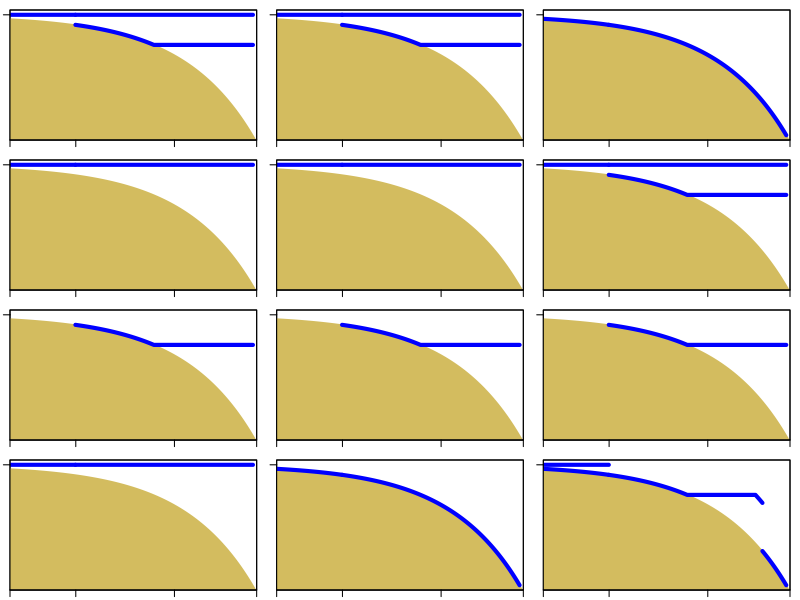
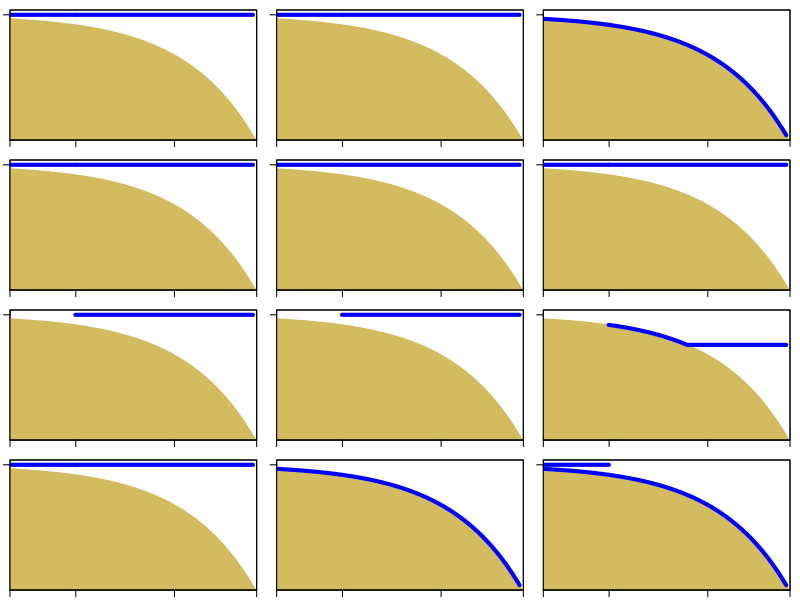

The R source for these figures, in order:
   # plot describing fish position in water column
    
    ## regions shallower than euphotic zone
      bottom_sh <- c(100:250)
      surf_sh <- rep(0,length(bottom_sh))
      bot_sh  <- bottom_sh
    
      # get negative
      surf_sh <- -(surf_sh)
      bot_sh <- -(bot_sh)
    
    ## regions deeper than 250 with mesopelagic / mid-water predators
      bottom_dp <- c(250:3000)
      surf_dp <- rep(0,length(bottom_dp))
      bot_dp  <- bottom_dp
      meso_dp <- rep(750,length(bottom_dp))
      meso_dp <- ifelse(meso_dp > bottom_dp, bottom_dp, meso_dp)
      dem_dp1 <- ifelse(bottom_dp-meso_dp < 1200,meso_dp,NA)
      dem_dp1 <- ifelse(bottom_dp-meso_dp >= 1200 & bottom_dp-meso_dp < 1400, bottom_dp-1200, dem_dp1)
      dem_dp2 <- ifelse(is.na(dem_dp1),bottom_dp,NA) 
      
      # get negative
      surf_dp <- -(surf_dp)
      bot_dp <- -(bot_dp)
      meso_dp <- -(meso_dp)
      dem_dp1 <- -(dem_dp1)
      dem_dp2 <- -(dem_dp2)
    
    ## set common parameters
      colb <- "blue"
      size <- 4
    
      x <- c(50:3100,50)
      x <-log10(x)
      y <- c(-50:-3100,-3100)
      
      bottom_sh <- log10(bottom_sh)
      bottom_dp <- log10(bottom_dp)
      
    # save 5 x  5.5 inch
    ## plot during the day
    
  setwd("H:/Werk/BP food web model shallow-deep/Matlab Models/200402 fishflux/Fish depth distribution - plot/")
      
  # plot
  pdf("Day distribution.pdf",width=5,height=5.5)   
      
    par(mfrow=c(4,3), mai = c(0.1, 0.1, 0.1, 0.1))
    
    plot(0, col="white", ylim=c(-3000,0),xlim=c(2,3.5),xaxt="n", 
         yaxt="n",xlab = "",ylab = "",xaxs="i")
    polygon(x, y,border = "#d3bc5f",col="#d3bc5f")
    lines(surf_sh~bottom_sh,col=colb, lwd=size)
    lines(surf_dp~bottom_dp,lwd=size,col="blue")
    lines(meso_dp~bottom_dp,lwd=size,col="blue")
    box()
    axis(1,las=1, c(2,2.4,3,3.5),c("","","",""))
    axis(2,las=1, c(0),c(""))
    
    plot(0, col="white",  ylim=c(-3000,0),xlim=c(2,3.5),xaxt="n", 
         yaxt="n",xlab = "",ylab = "",xaxs="i")
    polygon(x, y,border = "#d3bc5f",col="#d3bc5f")
    lines(surf_sh~bottom_sh,col=colb, lwd=size)
    lines(surf_dp~bottom_dp,lwd=size,col="blue")
    lines(meso_dp~bottom_dp,lwd=size,col="blue")
    box()
    axis(1,las=1, c(2,2.4,3,3.5),c("","","",""))
    axis(2,las=1, c(0),c(""))
    
    plot(0, col="white",  ylim=c(-3000,0),xlim=c(2,3.5),xaxt="n", 
         yaxt="n",xlab = "",ylab = "",xaxs="i")
    polygon(x, y,border = "#d3bc5f",col="#d3bc5f")
    lines(bot_sh~bottom_sh,col=colb, lwd=size)
    lines(bot_dp~bottom_dp,lwd=size,col="blue")
    box()
    axis(1,las=1, c(2,2.4,3,3.5),c("","","",""))
    axis(2,las=1, c(0),c(""))
    
    # epipelagic /large pelagic
    plot(0, col="white",  ylim=c(-3000,0),xlim=c(2,3.5),xaxt="n", 
         yaxt="n",xlab = "",ylab = "",xaxs="i")
    polygon(x, y,border = "#d3bc5f",col="#d3bc5f")
    lines(surf_sh~bottom_sh,col=colb, lwd=size)
    lines(surf_dp~bottom_dp,lwd=size,col="blue")
    box()
    axis(1,las=1, c(2,2.4,3,3.5),c("","","",""))
    axis(2,las=1, c(0),c(""))
    
    plot(0, col="white",  ylim=c(-3000,0),xlim=c(2,3.5),xaxt="n", 
         yaxt="n",xlab = "",ylab = "",xaxs="i")
    polygon(x, y,border = "#d3bc5f",col="#d3bc5f")
    lines(surf_sh~bottom_sh,col=colb, lwd=size)
    lines(surf_dp~bottom_dp,lwd=size,col="blue")
    box()
    axis(1,las=1, c(2,2.4,3,3.5),c("","","",""))
    axis(2,las=1, c(0),c(""))
    
    plot(0, col="white",  ylim=c(-3000,0),xlim=c(2,3.5),xaxt="n", 
         yaxt="n",xlab = "",ylab = "",xaxs="i")
    polygon(x, y,border = "#d3bc5f",col="#d3bc5f")
    lines(surf_sh~bottom_sh,col=colb, lwd=size)
    lines(surf_dp~bottom_dp,lwd=size,col="blue")
    lines(meso_dp~bottom_dp,lwd=size,col="blue")
    box()
    axis(1,las=1, c(2,2.4,3,3.5),c("","","",""))
    axis(2,las=1, c(0),c(""))
    
    # mesopelagic/midwater
    plot(0, col="white",  ylim=c(-3000,0),xlim=c(2,3.5),xaxt="n", 
         yaxt="n",xlab = "",ylab = "",xaxs="i")
    polygon(x, y,border = "#d3bc5f",col="#d3bc5f")
    lines(meso_dp~bottom_dp,col=colb, lwd=size)
    box()
    axis(1,las=1, c(2,2.4,3,3.5),c("","","",""))
    axis(2,las=1, c(0),c(""))
    
    plot(0, col="white",  ylim=c(-3000,0),xlim=c(2,3.5),xaxt="n", 
         yaxt="n",xlab = "",ylab = "",xaxs="i")
    polygon(x, y,border = "#d3bc5f",col="#d3bc5f")
    lines(meso_dp~bottom_dp,col=colb, lwd=size)
    box()
    axis(1,las=1, c(2,2.4,3,3.5),c("","","",""))
    axis(2,las=1, c(0),c(""))
    
    plot(0, col="white",  ylim=c(-3000,0),xlim=c(2,3.5),xaxt="n", 
         yaxt="n",xlab = "",ylab = "",xaxs="i")
    polygon(x, y,border = "#d3bc5f",col="#d3bc5f")
    lines(meso_dp~bottom_dp,col=colb, lwd=size)
    box()
    axis(1,las=1, c(2,2.4,3,3.5),c("","","",""))
    axis(2,las=1, c(0),c(""))
    
    # demersal
    plot(0,  col="white", ylim=c(-3000,0),xlim=c(2,3.5),xaxt="n", 
         yaxt="n",xlab = "",ylab = "",xaxs="i")
    polygon(x, y,border = "#d3bc5f",col="#d3bc5f")
    lines(surf_sh~bottom_sh,col=colb, lwd=size)
    lines(surf_dp~bottom_dp,lwd=size,col="blue")
    box()
    axis(1,las=1, c(2,2.4,3,3.5),c("","","",""))
    axis(2,las=1, c(0),c(""))
    
    plot(0,  col="white", ylim=c(-3000,0),xlim=c(2,3.5),xaxt="n", 
         yaxt="n",xlab = "",ylab = "",xaxs="i")
    polygon(x, y,border = "#d3bc5f",col="#d3bc5f")
    lines(bot_sh~bottom_sh,col=colb, lwd=size)
    lines(bot_dp~bottom_dp,lwd=size,col="blue")
    box()
    axis(1,las=1, c(2,2.4,3,3.5),c("","","",""))
    axis(2,las=1, c(0),c(""))
    
    plot(0,  col="white", ylim=c(-3000,0),xlim=c(2,3.5),xaxt="n", 
         yaxt="n",xlab = "",ylab = "",xaxs="i")
    polygon(x, y,border = "#d3bc5f",col="#d3bc5f")
    lines(surf_sh~bottom_sh,lwd=size,col="blue")
    lines(bot_sh~bottom_sh,lwd=size,col="blue")
    lines(dem_dp1~bottom_dp,lwd=size,col="blue")
    lines(dem_dp2~bottom_dp,lwd=size,col="blue")
    box()
    axis(1,las=1, c(2,2.4,3,3.5),c("","","",""))
    axis(2,las=1, c(0),c(""))
    
    dev.off()
    
    
# now during the night

    pdf("Night distribution.pdf",width=5,height=5.5)   
    
    par(mfrow=c(4,3), mai = c(0.1, 0.1, 0.1, 0.1))
    
    # zoop s
    plot(0,  col="white", ylim=c(-3000,0),xlim=c(2,3.5),xaxt="n", 
         yaxt="n",xlab = "",ylab = "",xaxs="i")
    polygon(x, y,border = "#d3bc5f",col="#d3bc5f")
    lines(surf_sh~bottom_sh,lwd=size,col="blue")
    lines(surf_dp~bottom_dp,lwd=size,col="blue")
    box()
    axis(1,las=1, c(2,2.4,3,3.5),c("","","",""))
    axis(2,las=1, c(0),c(""))
    
    # zoop L
    plot(0, col="white",  ylim=c(-3000,0),xlim=c(2,3.5),xaxt="n", 
         yaxt="n",xlab = "",ylab = "",xaxs="i")
    polygon(x, y,border = "#d3bc5f",col="#d3bc5f")
    lines(surf_sh~bottom_sh,lwd=size,col="blue")
    lines(surf_dp~bottom_dp,lwd=size,col="blue")
    box()
    axis(1,las=1, c(2,2.4,3,3.5),c("","","",""))
    axis(2,las=1, c(0),c(""))
    
    #benth 
    plot(0, col="white",  ylim=c(-3000,0),xlim=c(2,3.5),xaxt="n", 
         yaxt="n",xlab = "",ylab = "",xaxs="i")
    polygon(x, y,border = "#d3bc5f",col="#d3bc5f")
    lines(bot_sh~bottom_sh,lwd=size,col="blue")
    lines(bot_dp~bottom_dp,lwd=size,col="blue")
    box()
    axis(1,las=1, c(2,2.4,3,3.5),c("","","",""))
    axis(2,las=1, c(0),c(""))
    
    # pelagics
    plot(0,  col="white", ylim=c(-3000,0),xlim=c(2,3.5),xaxt="n", 
         yaxt="n",xlab = "",ylab = "",xaxs="i")
    polygon(x, y,border = "#d3bc5f",col="#d3bc5f")
    lines(surf_sh~bottom_sh,lwd=size,col="blue")
    lines(surf_dp~bottom_dp,lwd=size,col="blue")
    box()
    axis(1,las=1, c(2,2.4,3,3.5),c("","","",""))
    axis(2,las=1, c(0),c(""))
    
    plot(0, col="white",  ylim=c(-3000,0),xlim=c(2,3.5),xaxt="n", 
         yaxt="n",xlab = "",ylab = "",xaxs="i")
    polygon(x, y,border = "#d3bc5f",col="#d3bc5f")
    lines(surf_sh~bottom_sh,lwd=size,col="blue")
    lines(surf_dp~bottom_dp,lwd=size,col="blue")
    box()
    axis(1,las=1, c(2,2.4,3,3.5),c("","","",""))
    axis(2,las=1, c(0),c(""))
    
    plot(0, col="white",  ylim=c(-3000,0),xlim=c(2,3.5),xaxt="n", 
         yaxt="n",xlab = "",ylab = "",xaxs="i")
    polygon(x, y,border = "#d3bc5f",col="#d3bc5f")
    lines(surf_sh~bottom_sh,lwd=size,col="blue")
    lines(surf_dp~bottom_dp,lwd=size,col="blue")
    box()
    axis(1,las=1, c(2,2.4,3,3.5),c("","","",""))
    axis(2,las=1, c(0),c(""))
    
    # mesopelagics/mid-water
    plot(0, col="white",  ylim=c(-3000,0),xlim=c(2,3.5),xaxt="n", 
         yaxt="n",xlab = "",ylab = "",xaxs="i")
    polygon(x, y,border = "#d3bc5f",col="#d3bc5f")
    lines(surf_dp~bottom_dp,lwd=size,col="blue")
    box()
    axis(1,las=1, c(2,2.4,3,3.5),c("","","",""))
    axis(2,las=1, c(0),c(""))
    
    plot(0, col="white",  ylim=c(-3000,0),xlim=c(2,3.5),xaxt="n", 
         yaxt="n",xlab = "",ylab = "",xaxs="i")
    polygon(x, y,border = "#d3bc5f",col="#d3bc5f")
    lines(surf_dp~bottom_dp,lwd=size,col="blue")
    box()
    axis(1,las=1, c(2,2.4,3,3.5),c("","","",""))
    axis(2,las=1, c(0),c(""))
    
    plot(0, col="white",  ylim=c(-3000,0),xlim=c(2,3.5),xaxt="n", 
         yaxt="n",xlab = "",ylab = "",xaxs="i")
    polygon(x, y,border = "#d3bc5f",col="#d3bc5f")
    lines(meso_dp~bottom_dp,lwd=size,col="blue")
    box()
    axis(1,las=1, c(2,2.4,3,3.5),c("","","",""))
    axis(2,las=1, c(0),c(""))
    
    plot(0, col="white",  ylim=c(-3000,0),xlim=c(2,3.5),xaxt="n", 
         yaxt="n",xlab = "",ylab = "",xaxs="i")
    polygon(x, y,border = "#d3bc5f",col="#d3bc5f")
    lines(surf_sh~bottom_sh,lwd=size,col="blue")
    lines(surf_dp~bottom_dp,lwd=size,col="blue")
    box()
    axis(1,las=1, c(2,2.4,3,3.5),c("","","",""))
    axis(2,las=1, c(0),c(""))
    
    plot(0,  col="white", ylim=c(-3000,0),xlim=c(2,3.5),xaxt="n", 
         yaxt="n",xlab = "",ylab = "",xaxs="i")
    polygon(x, y,border = "#d3bc5f",col="#d3bc5f")
    lines(bot_sh~bottom_sh,lwd=size,col="blue")
    lines(bot_dp~bottom_dp,lwd=size,col="blue")
    box()
    axis(1,las=1, c(2,2.4,3,3.5),c("","","",""))
    axis(2,las=1, c(0),c(""))
    
    plot(0, col="white",  ylim=c(-3000,0),xlim=c(2,3.5),xaxt="n", 
         yaxt="n",xlab = "",ylab = "",xaxs="i")
    polygon(x, y,border = "#d3bc5f",col="#d3bc5f")
    lines(bot_sh~bottom_sh,lwd=size,col="blue")
    lines(surf_sh~bottom_sh,lwd=size,col="blue")
    lines(bot_dp~bottom_dp,lwd=size,col="blue")
    box()
    axis(1,las=1, c(2,2.4,3,3.5),c("","","",""))
    axis(2,las=1, c(0),c(""))
    
    dev.off()
